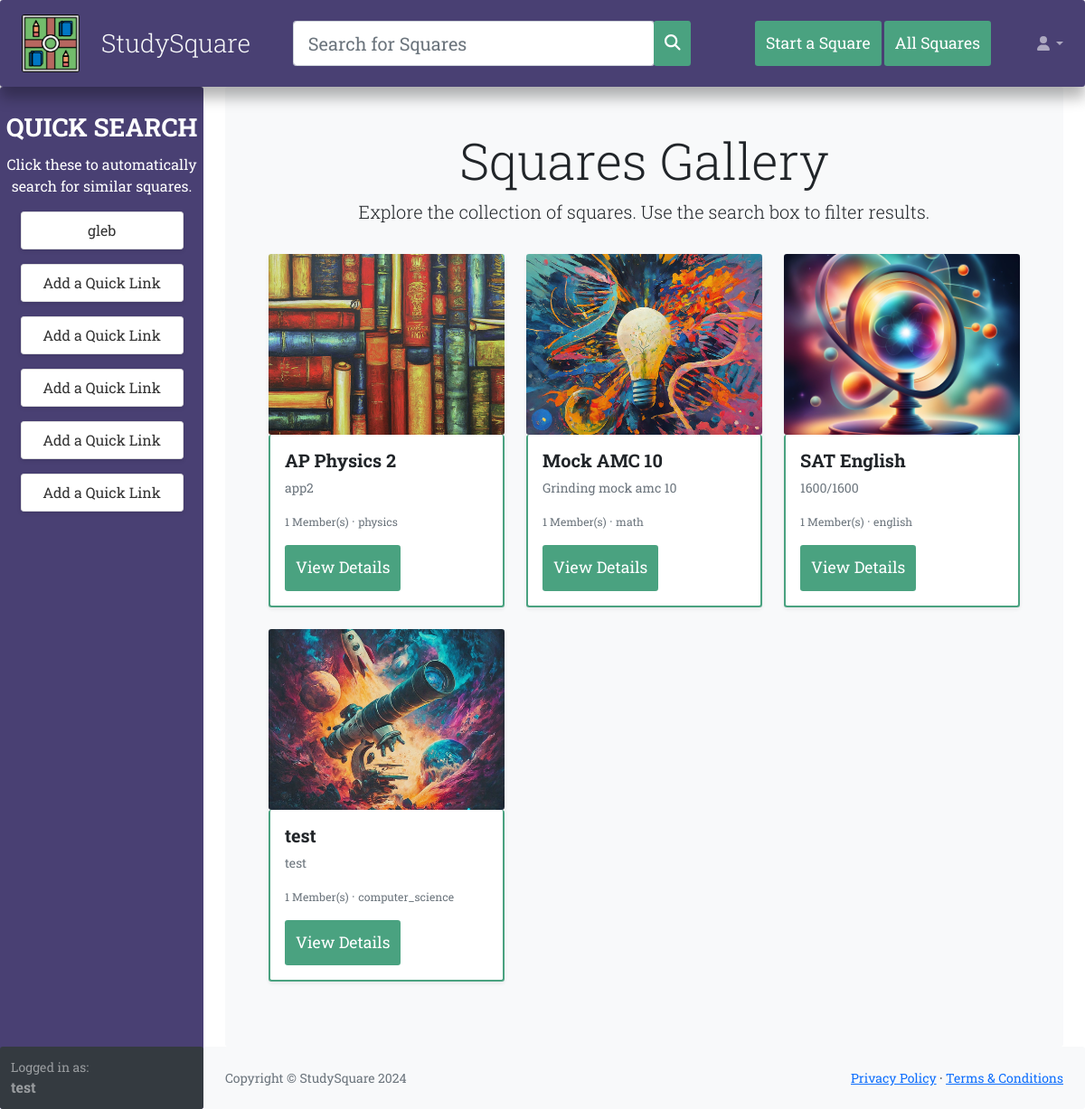
Screenshot of /squares (signed in) with the database file from the repository.
### tables this page shows
CREATE TABLE 'squares' (
                'id' varchar(6) NOT NULL UNIQUE,
                'name' varchar(256) NOT NULL,
                'creator' integer NOT NULL,
                'create_date' datetime NOT NULL DEFAULT(0),
                'preview' varchar(200),
                'description' varchar(1000),
                'public' boolean NOT NULL DEFAULT(1),
                'members' integer NOT NULL DEFAULT(1),
                'meeting_code' varchar(64) NOT NULL,
                'image_type' integer NOT NULL,
                'topic' varchar(64) NOT NULL
            );

### application.py (the view)
@app.route("/squares")
def squares():
    title = request.args.get("title")
    if not title:
        title = None
    print(title)
    query = "SELECT * FROM squares"
    modifier = " WHERE ((public = 1 OR creator = ?)"
    args = [session["user_id"]] if session.get("user_id") else [-1]
    if title:
        modifier += " AND (LOWER(name) LIKE ?)"
        args.append('%' + title.lower() + '%')
    modifier += ") ORDER BY name ASC"
    query += modifier
    print(query)
    print()
    data = db.execute(query, *args)
    print(data)
    if not data:
        flash("No such squares found.", "warning")
        return redirect("/")
    return render_template("square/squares.html", squares=data)

### application.py (called while the page is built)
@app.after_request
def security_policies(response):
    response.headers['Strict-Transport-Security'] = 'max-age=31536000; includeSubDomains'
    response.headers['X-Content-Type-Options'] = 'nosniff'
    response.headers['X-Frame-Options'] = 'SAMEORIGIN'
    response.headers['X-XSS-Protection'] = '1; mode=block'
    return response

### templates/square/squares.html (shortened to what this page needs)
{% extends "layout.html" %}
{% block main %}
<section class="squares-container">
    <div class="squares-header text-center">
        <h1 class="display-4" id="titleHeading">Squares Gallery</h1>
        <p class="lead" id="desc">Explore the collection of squares. Use the search box to filter results.</p>
    </div>
    <div class="squares-grid row">
        {% for square in squares %}
            <div class="col-md-4 mb-4">
                <div class="card shadow-sm rounded">
                    <img src="static/square{{ square.image_type }}.png" class="card-img-top img-fluid" alt="{{ square.name }}">
                    <div class="card-body border-standard">
                        <h5 class="card-title">{{ square.name }}</h5>
                        <p class="card-text">{{ square.preview }}</p>
                        <p class="card-text"><small class="text-muted">{{ square.members }} Member(s)</small> &middot; <small class="text-muted">{{ square.topic }}</small></p>
                        <a href="/square/{{ square.id }}" class="btn btn-primary">View Details</a>
                    </div>
                </div>
            </div>
        {% endfor %}
    </div>
</section>
{% endblock %}

### templates/layout.html (style rules this page uses)
.btn { border: none; border-radius: 12px; padding: 0.75rem; transition: background-color 0.3s ease, transform 0.2s ease; font-size: 1.1rem; }
.btn-primary { background-color: #4aa280; }
.border-standard { border: 2px solid #4aa280!important; border-top: none!important; }

### templates/square/squares.html (style rules this page uses)
.squares-container { padding: 3rem; background: #f8f9fa; }
.squares-header { margin-bottom: 2rem; }
.squares-grid .card { border: none; border-radius: 0.5rem; transition: transform 0.3s ease, box-shadow 0.3s ease; }
.squares-grid .card-img-top { height: 200px; object-fit: cover; }
.card-title { font-size: 1.25rem; font-weight: bold; }
.card-text { font-size: 0.875rem; color: #6c757d; }

### rows the page displays
squares: shows a picture, name "AP Physics 2", preview "app2", members "1", topic "physics"
squares: shows a picture, name "Mock AMC 10", preview "Grinding mock amc 10", members "1", topic "math"
squares: shows a picture, name "SAT English", preview "1600/1600", members "1", topic "english"
squares: name (picture), name "test", preview "test", members "1", topic "computer_science"

### other values shown
{{ session.username }} "test"
